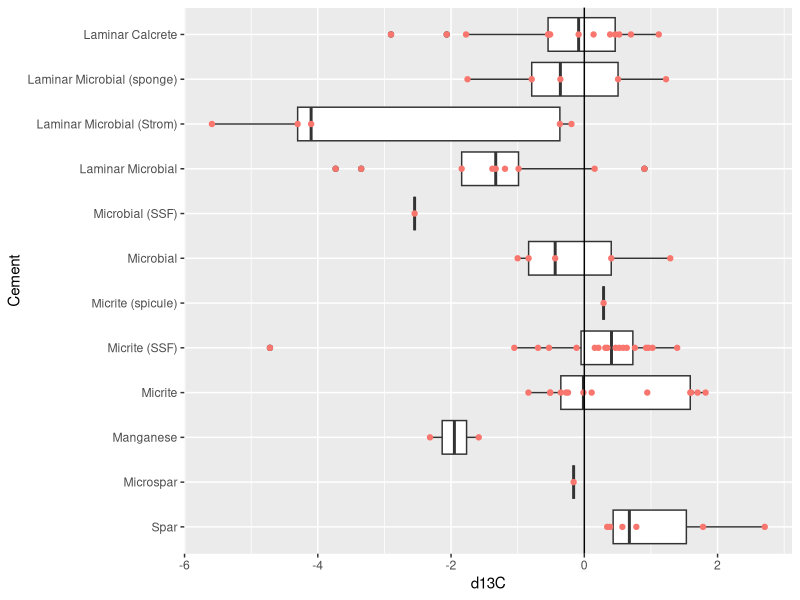
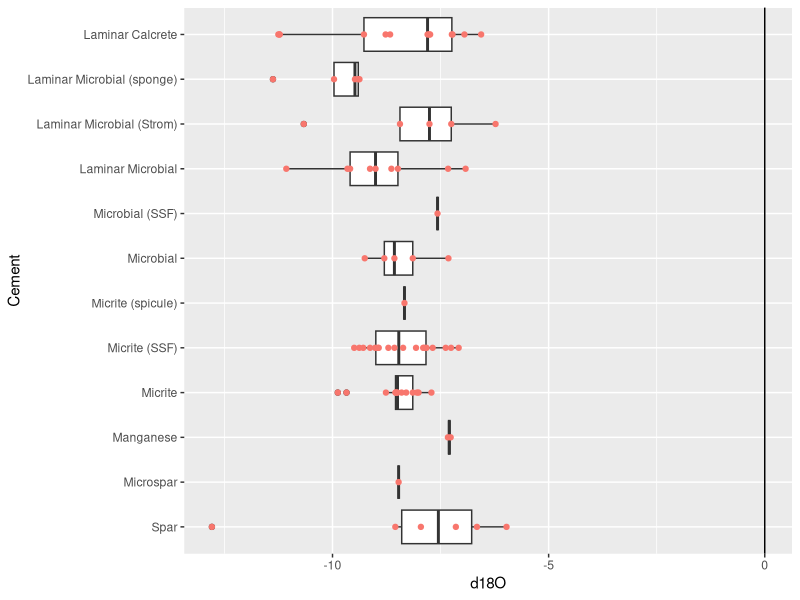
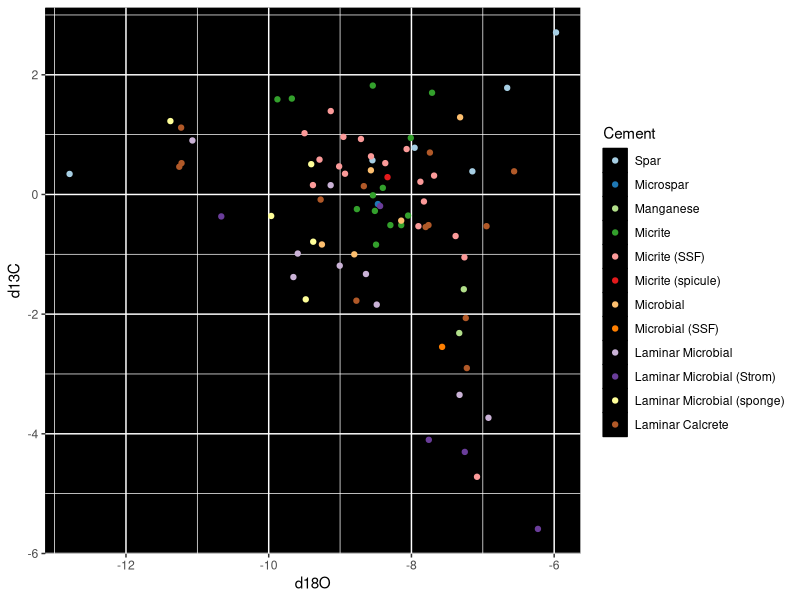
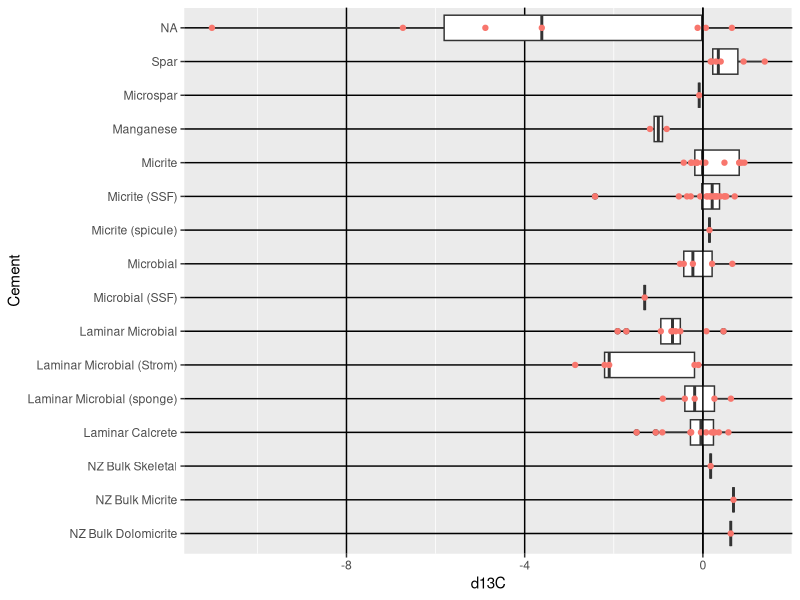
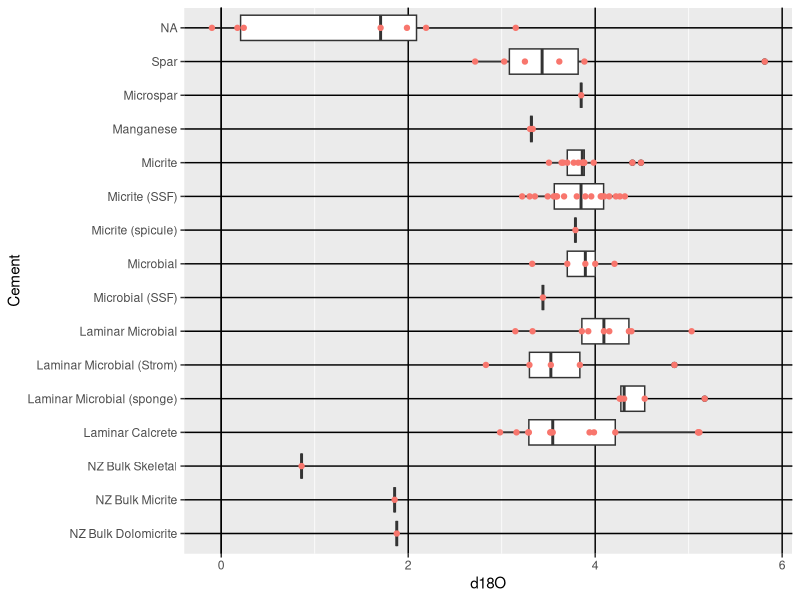
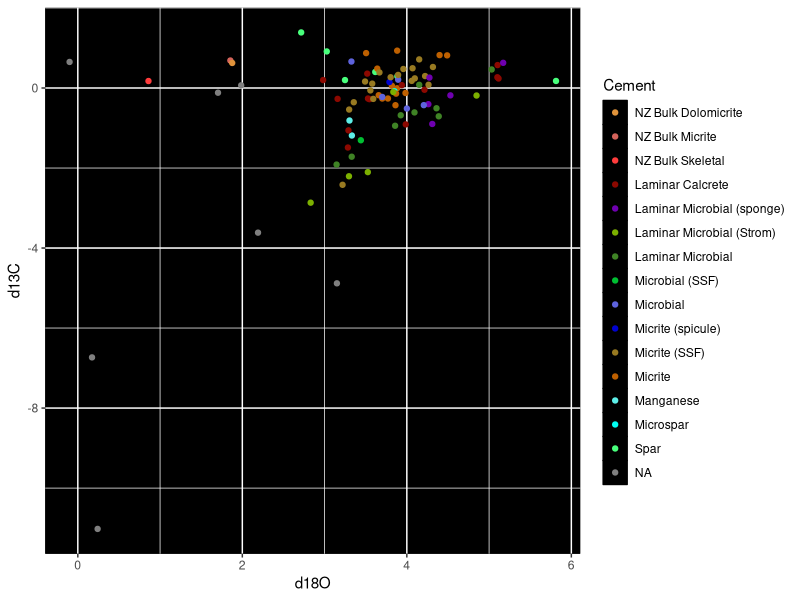
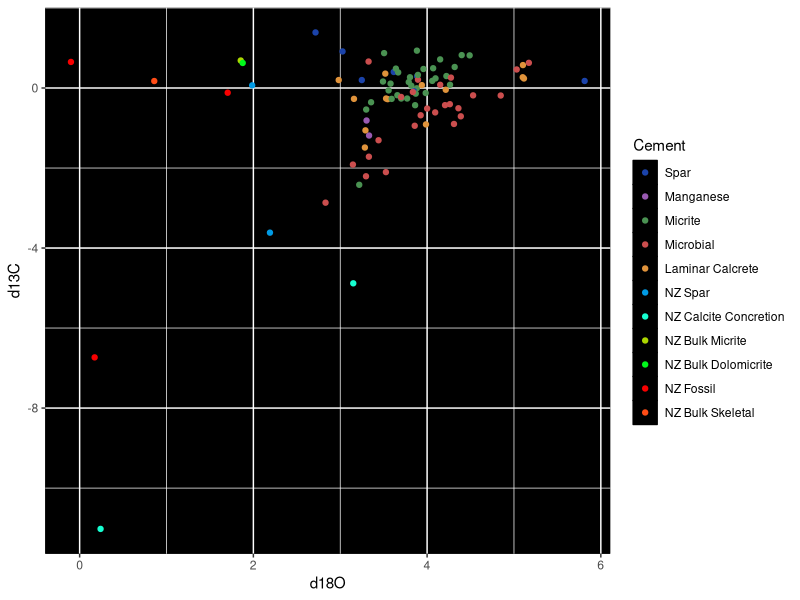

Write the R code that produced these figures, in order. (Note: this script raises an error after producing the figures.)
## ---- chunk 1
knitr::opts_chunk$set(echo = TRUE)
library(tidyverse)
## ---- chunk 2
iso_orig <- readxl::read_xlsx("r_Jacquet_carb_with_cements.xlsx")
iso_nz <- readxl::read_xlsx("nelsonsmithisotopes.xlsx")
iso_betts <- readxl::read_xlsx("betts_2018.xlsx", sheet = 8, skip = 1, col_names = TRUE) %>%
  subset(select = 2:4) %>%
  rename("Sample" = "Meters along Section/Core", "d13C" = "d13C ‰VPDB", "d18O" = "d18O‰VPDB")
## ---- chunk 3
iso_combo <- iso_orig %>% #combine data with selected values from Nelson and Smith 1996
  select(Cement, d13C, d18O) %>%
  rbind(iso_nz)%>%
  mutate(d13C = d13C/1.95, d18O = d18O/-2.20) #normalize to VPDB that Marissa used
## ---- chunk 4
iso_cond <- iso_orig %>% # simplify data by combining into broad categories
  select(Cement, d13C, d18O) %>%
  mutate(Cement = case_when(
    str_detect(Cement, "Microspar") == TRUE ~ "Spar",
    str_detect(Cement, "Micrite") == TRUE ~ "Micrite",
    str_detect(Cement, "Microbial") == TRUE ~ "Microbial",
    TRUE ~ as.character(Cement)
  )) %>%
  rbind(iso_nz) %>%
  mutate(Cement = case_when(
    str_detect(Cement, "NZ Spar") == TRUE ~ "NZ Spar",
    str_detect(Cement, "Fossil") == TRUE ~ "NZ Fossil",
    str_detect(Cement, "Calcite") == TRUE ~ "NZ Calcite Concretion",
    TRUE ~ as.character(Cement)
  ))%>%
  mutate(d13C = d13C/1.95, d18O = d18O/-2.20) #normalize to VPDB that Marissa used
## ---- chunk 5
iso_bg <- iso_orig %>% #separates data by red horizon samples and samples above/below
  mutate(Position = case_when(
    str_detect(ID, "1.3m") == TRUE ~ "Non-Horizon",
    str_detect(ID, "AB") == TRUE ~ "Non-Horizon",
    str_detect(ID, "FUWM 4") == TRUE ~ "Non-Horizon",
    TRUE ~ "Horizon"
  ))
## ---- chunk 6
iso_orig$Cement <- factor(iso_orig$Cement, levels = c("Spar", "Microspar", "Manganese", "Micrite", "Micrite (SSF)", "Micrite (spicule)", "Microbial", "Microbial (SSF)", "Laminar Microbial", "Laminar Microbial (Strom)", "Laminar Microbial (sponge)", "Laminar Calcrete"))
## ---- chunk 7
iso_combo$Cement <- factor(iso_combo$Cement, levels = rev(c("Spar", "Microspar", "Manganese", "Micrite", "Micrite (SSF)", "Micrite (spicule)", "Microbial", "Microbial (SSF)", "Laminar Microbial", "Laminar Microbial (Strom)", "Laminar Microbial (sponge)", "Laminar Calcrete", "NZ Spar 1", "NZ Spar 2", "NZ Fossil 1", "NZ Fossil 2", "NZ Fossil 3", "NZ Calcite Concretion 1", "NZ Calcite Concretion 2", "NZ Bulk Skeletal", "NZ Bulk Micrite", "NZ Bulk Dolomicrite")))
## ---- chunk 8
iso_cond$Cement <- factor(iso_cond$Cement, levels = c("Spar", "Manganese", "Micrite",  "Microbial", "Laminar Calcrete", "NZ Spar", "NZ Calcite Concretion", "NZ Bulk Micrite", "NZ Bulk Dolomicrite", "NZ Fossil", "NZ Bulk Skeletal"))
## ---- chunk 9
carbon <- iso_orig %>% #FU carbon isotopes box
  ggplot(aes(x = d13C, y = Cement)) +
  geom_boxplot() +
  geom_point(aes(color = "red")) +
  geom_vline(xintercept = 0) +
  theme(
    legend.position = "none"
  )
carbon
## ---- chunk 10
oxygen <- iso_orig %>% #FU oxygen isotopes box
  ggplot(aes(x = d18O, y = Cement)) +
  geom_boxplot() +
  geom_point(aes(color = "red")) +
  geom_vline(xintercept = 0) +
  theme(
    legend.position = "none"
  )
oxygen
## ---- chunk 11
carbox <- iso_orig %>% #FU carbon over oxygen scatter
  ggplot(aes(x = d18O, y = d13C, color = Cement)) +
  geom_point() +
  scale_color_brewer(palette = "Paired") +
  #geom_smooth(method = "lm") + #regression lines
  theme(
    panel.background = element_rect(fill = "black", color = "black"),
    legend.key = element_rect(fill ="black"),
  )
carbox
## ---- chunk 12
NZcarbon <- iso_combo %>% #FU and NZ carbon box
  ggplot(aes(x = d13C, y = Cement)) +
  geom_boxplot() +
  geom_point(aes(color = "red")) +
  geom_vline(xintercept = 0) +
  theme(
    legend.position = "none",
    panel.grid.major = element_line(color = "black")
  )
NZcarbon
## ---- chunk 13
NZoxygen <- iso_combo %>% #FU and NZ oxygen box
  ggplot(aes(x = d18O, y = Cement)) +
  geom_boxplot() +
  geom_point(aes(color = "red")) +
  geom_vline(xintercept = 0) +
  theme(
    legend.position = "none",
    panel.grid.major = element_line(color = "black")
  )
NZoxygen
## ---- chunk 14
bigcolor <- c("#E0933B", "#D4635B", "#FF3C3C", "#8C0800", "#6F00B0", "#7CB000", "#3F8325", "#00BF32", "#5E63DD", "#0002CF", "#987A21", "#BE6000", "#5DEFE8", "#00FFF3", "#48FF7C", "#7CFF48", "#FFFB48", "#FFC948", "#A048FF", "#D248FF", "#FF48ED", "#FF4873")

NZcarbox <- iso_combo %>% #FU and NZ carbon over oxygen scatter
  ggplot(aes(x = d18O, y = d13C, color = Cement)) +
  geom_point() +
  scale_color_manual(values = bigcolor) +
  #geom_smooth(method = "lm") + #regression lines
  theme(
    panel.background = element_rect(fill = "black", color = "black"),
    legend.key = element_rect(fill ="black"),
  )
NZcarbox
## ---- chunk 15
smallcolor <- c("#1B43AA", "#995AB1", "#4A9252", "#CB4E4E", "#E0933B", "#009AE4", "#16FFD1", "#ACD600", "#00F81B", "#F80000", "#FF4C16")

NZcond <- iso_cond %>% #FU and NZ simplified category carbon over oxygen scatter
    ggplot(aes(x = d18O, y = d13C, color = Cement)) +
  geom_point() +
  scale_color_manual(values = smallcolor) +
  #geom_smooth(method = "lm") + #regression lines
  theme(
    panel.background = element_rect(fill = "black", color = "black"),
    legend.key = element_rect(fill ="black"),
  )
NZcond
## ---- chunk 16
carbon_bg <- iso_bg %>% #FU horizon/bg carbon box
  ggplot(aes(x = d13C, y = Cement)) +
  geom_boxplot() +
  geom_jitter(aes(color = Pos), width = 0, height=.1) +
  geom_vline(xintercept = 0) +
  theme(
   # legend.position = "none"
  )
carbon_bg
## ---- chunk 17
oxygen_bg <- iso_bg %>% #FU horizon/bg carbon box
  ggplot(aes(x = d18O, y = Cement)) +
  geom_boxplot() +
  geom_jitter(aes(color = Pos), width = 0, height=.1) +
  geom_vline(xintercept = 0) +
  theme(
   # legend.position = "none"
  ) +
  ylab("Texture")
oxygen_bg
## ---- chunk 18
iso_bg %>%
  mutate(Cement = case_when(
    str_detect(Cement, "Microspar") == TRUE ~ "Spar",
    str_detect(Cement, "Micrite") == TRUE ~ "Micrite",
    str_detect(Cement, "Microbial") == TRUE ~ "Microbial",
    TRUE ~ as.character(Cement)
  ))%>%
  ggplot(aes(x = d13C, y = Cement)) +
  geom_boxplot() +
  geom_jitter(aes(color = Position), width = 0, height=.1) +
  geom_vline(xintercept = 0) +
  ylab("Texture") +
  xlab("δ13C") 
## ---- chunk 19
iso_bg %>%
  mutate(Cement = case_when(
    str_detect(Cement, "Microspar") == TRUE ~ "Spar",
    str_detect(Cement, "Micrite") == TRUE ~ "Micrite",
    str_detect(Cement, "Microbial") == TRUE ~ "Microbial",
    TRUE ~ as.character(Cement)
  ))%>%
  ggplot(aes(x = d18O, y = Cement)) +
  geom_boxplot() +
  geom_jitter(aes(color = Position), width = 0, height=.1) +
  geom_vline(xintercept = 0) +
  ylab("Texture")
  xlab("δ18O")
## ---- chunk 20
hull <- iso_orig %>% #FU simplified carbon over oxygen with convex hull
  group_by(Cement) %>%
  select(Cement, d13C, d18O) %>%
#  mutate(d13C = d13C/1.95, d18O = d18O/-2.20) %>% #normalize to VPDB that Marissa used
  mutate(Cement = case_when( #comment out mutate sections for full data
    str_detect(Cement, "Microspar") == TRUE ~ "Spar",
    str_detect(Cement, "Micrite") == TRUE ~ "Micrite",
    str_detect(Cement, "Microbial") == TRUE ~ "Microbial",
    TRUE ~ as.character(Cement)
  )) %>%
  slice(chull(d18O, d13C))

carbox <- iso_orig %>%
  select(Cement, d13C, d18O) %>%
  mutate(Cement = case_when( #comment out mutate sections for full data
    str_detect(Cement, "Microspar") == TRUE ~ "Spar",
    str_detect(Cement, "Micrite") == TRUE ~ "Micrite",
    str_detect(Cement, "Microbial") == TRUE ~ "Microbial",
    TRUE ~ as.character(Cement)
  ))%>%
#  mutate(d13C = d13C/1.95, d18O = d18O/-2.20) %>% #normalize to VPDB that Marissa used 
  ggplot(aes(x = d18O, y = d13C, color = Cement)) +
  geom_point() +
  #scale_color_brewer(palette = "Paired") +
  geom_polygon(data = hull, alpha = .25, aes(fill = Cement)) +
  #geom_smooth(method = "lm") + #regression lines
  theme(
    panel.background = element_rect(fill = "black", color = "black"),
    legend.key = element_rect(fill ="black")
  ) +
  xlab("δ18O") +
  ylab("δ13C") +
  scale_fill_discrete(name = "Texture") +
  scale_color_discrete(name = "Texture")
carbox
## ---- chunk 21
whoops <- iso_bg %>%
  mutate(Sample = case_when(
    str_detect(ID, "AB") == TRUE ~ "752.1",
    str_detect(ID, "1.3m") == TRUE ~ "753.3",
    str_detect(ID, "1.5m") == TRUE ~ "750.5",
    str_detect(ID, "3m") == TRUE ~ "749",
    TRUE ~ "752"))

ggplot() + 
  geom_point(data = iso_betts, aes(x = d18O, y = Sample)) +
  geom_point(data = whoops, aes(x = d18O, y = Sample), color = "red") +
  geom_point(data = iso_betts, aes(x = d13C, y = Sample), color = "blue") +
  geom_point(data = whoops, aes(x = d13C, y = Sample), color = "orange")
